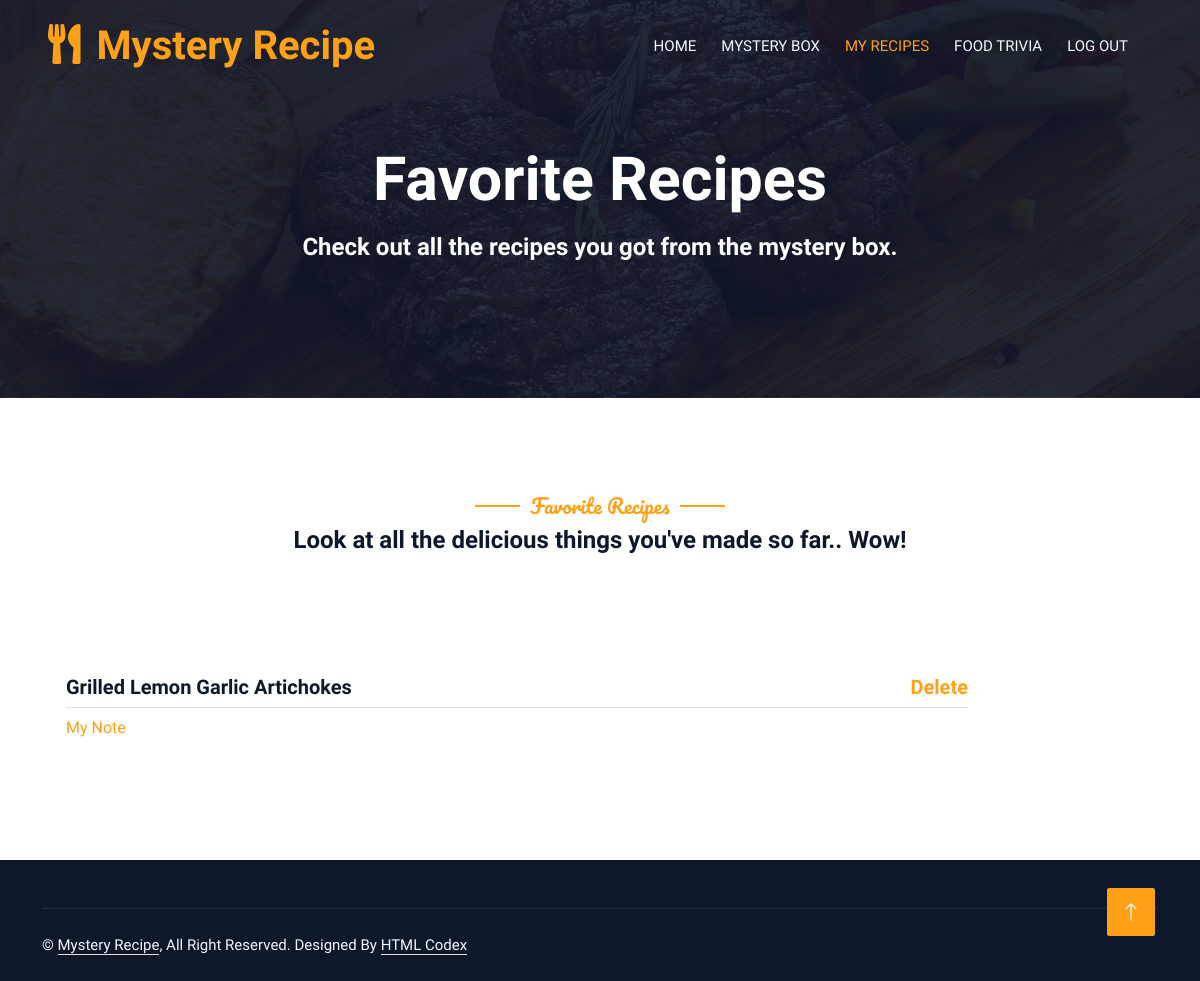
The page /myrecipes (signed in) on the database as committed earlier.
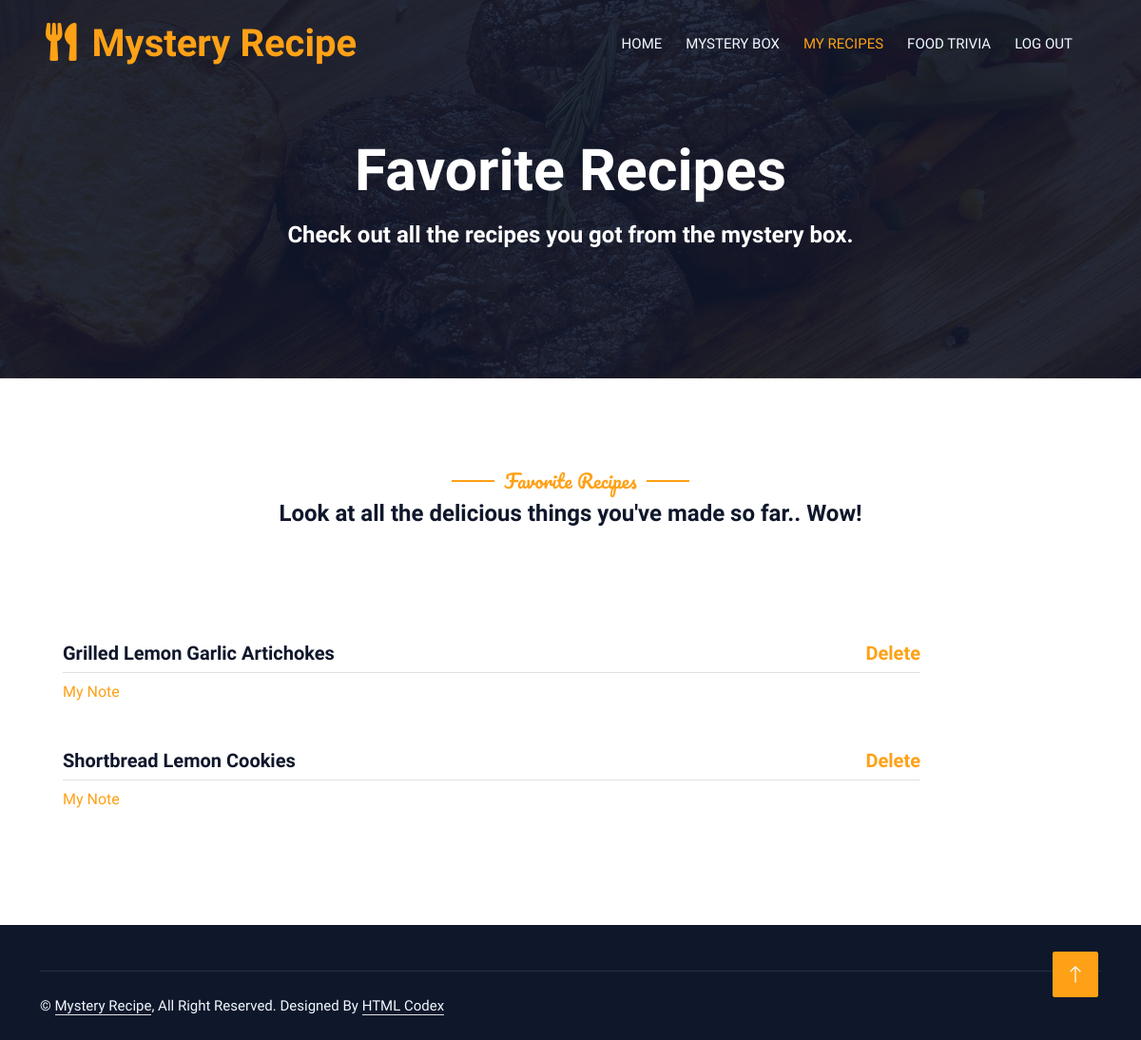
The same page on the database as committed later.
### main.py (models this page shows)
class Recipe(db.Model):
    id = db.Column(db.Integer, primary_key=True)
    recipe_name = db.Column(db.String(100))
    recipe_link = db.Column(db.String(200))
    user_id = db.Column(db.Integer, db.ForeignKey("user.id"))
    recipe_note = db.Column(db.String(500))

### main.py (the view)
@app.route("/myrecipes")
def my_recipes():
    all_recipe_data = Recipe.query.filter(Recipe.user_id == current_user.id).all()
    return render_template('my_recipes.html', all_recipe_data=all_recipe_data)

### main.py (called while the page is built)
@login_manager.user_loader
def load_user(user_id):
    return User.query.get(int(user_id))

### templates/my_recipes.html (shortened to what the changed rows need)
<!DOCTYPE html>
<html lang="en">
<head>
    <link href="https://cdnjs.cloudflare.com/ajax/libs/font-awesome/5.10.0/css/all.min.css" rel="stylesheet">
    <link href="https://cdn.jsdelivr.net/npm/bootstrap-icons@1.4.1/font/bootstrap-icons.css" rel="stylesheet">
	<link href="{{ url_for('static', filename='lib/animate/animate.min.css') }}" rel="stylesheet">
    <link href="{{ url_for('static', filename='lib/owlcarousel/assets/owl.carousel.min.css') }}" rel="stylesheet">
    <link href="{{ url_for('static', filename='lib/tempusdominus/css/tempusdominus-bootstrap-4.min.css') }}" rel="stylesheet" />
	<link href="{{ url_for('static', filename='css/bootstrap.min.css') }}" rel="stylesheet">
    <link href="{{ url_for('static', filename='css/style.css') }}" rel="stylesheet">
</head>
<body>
    <div class="container-xxl bg-white p-0">
        <div class="container-xxl position-relative p-0">
            <nav class="navbar navbar-expand-lg navbar-dark bg-dark px-4 px-lg-5 py-3 py-lg-0">
                <a href="" class="navbar-brand p-0">
                    <h1 class="text-primary m-0"><i class="fa fa-utensils me-3"></i>Mystery Recipe</h1>
                </a>
            </nav>
            <div class="container-xxl py-5 bg-dark hero-header mb-5">
                <div class="container text-center my-5 pt-5 pb-4">
                    <h1 class="display-3 text-white mb-3 animated slideInDown">Favorite Recipes</h1>
                </div>
            </div>
        </div>
        <div class="container-xxl py-5">
            <div class="container">
                <div class="tab-class text-center wow fadeInUp" data-wow-delay="0.1s">
                    <div class="tab-content">
                        <div id="tab-1" class="tab-pane fade show p-0 active">
                            <div class="row g-4">
                                {% for recipe_data in all_recipe_data: %}
                                    <div class="col-lg-10">
                                        <div class="d-flex align-items-center">
                                            <div class="w-100 d-flex flex-column text-start ps-4">
                                                <h5 class="d-flex justify-content-between border-bottom pb-2">
                                                    <a class="text-dark" href="{{ recipe_data.recipe_link }}">{{ recipe_data.recipe_name }}</a>
                                                    <a href="{{ url_for('delete', id=recipe_data.id) }}">Delete</a>
                                                </h5>
                                                <a href="{{ url_for('update', id=recipe_data.id) }}">My Note</a><br>
                                            </div>
                                        </div>
                                    </div>
                                {% endfor %}
                            </div>
                        </div>
                    </div>
                </div>
            </div>
        </div>
    </div>
</body>
</html>

Rows that differ between the two databases and show on the page:
added Recipe: recipe_name "Shortbread Lemon Cookies"
